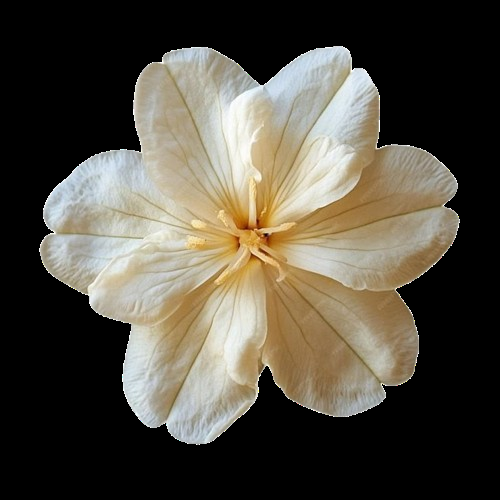
#> input picture Flowers/1.png, 500 x 500 px; the run also reads 1 picture not shown here
$ python OverlayBasics.py
#> lines starting #> are read from the running program, lines starting #| are printed output that depends on the picture
import cv2
# [12 lines of commented-out code are left out]


overlay = cv2.imread("Flowers/1.png", cv2.IMREAD_UNCHANGED)
#> overlay is the input picture: shape (500, 500, 4); mean B, G, R, A 66, 77.4, 82.5, 112.6
background = cv2.imread("Flowers/Background.jpg")
overlay=cv2.resize(overlay,(200,200))
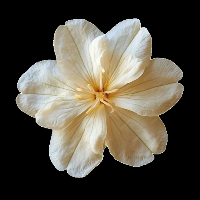
#> overlay: shape (200, 200, 4); mean B, G, R, A 66, 77.3, 82.5, 112.6

if overlay is None:
    print("Flower image not found!")
    exit()

if overlay.shape[2] != 4:
    print("Flower image has no alpha channel!")
    exit()

alpha=overlay[:,:,3]/255.0
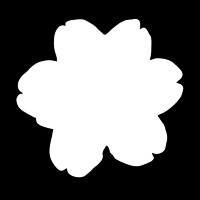
#> alpha: shape (200, 200) float64; min 0, max 1, mean 0.442
flower=overlay[:,:,:3]

x,y=100,100
roi=background[y:y+200,x:x+200]
#> roi: shape (200, 200, 3); every value is 255

for c in range(3):
    roi[:,:,c]=alpha*flower[:,:,c]+(1-alpha)*roi[:,:,c]  #ouput = a*flower+ (1-a)*background
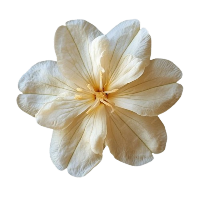
#> roi: shape (200, 200, 3); mean B, G, R 206.5, 217.8, 223

background[y:y+200,x:x+200]=roi
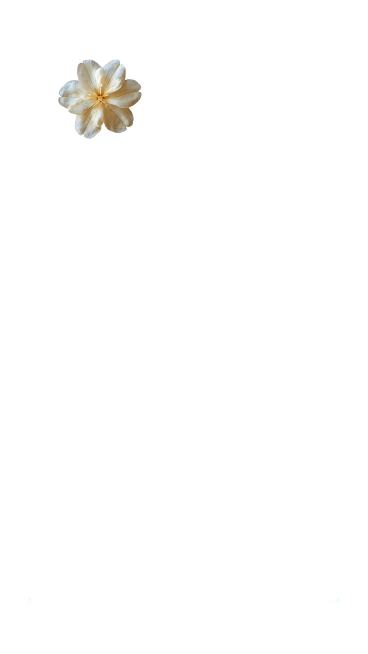
#> background: shape (1308, 736, 3) (shown at 1/2 size); mean B, G, R 253, 253.5, 253.7

# [8 lines of commented-out code are left out]
cv2.imshow("Flower Overlay", background)
cv2.waitKey(0)
cv2.destroyAllWindows()
